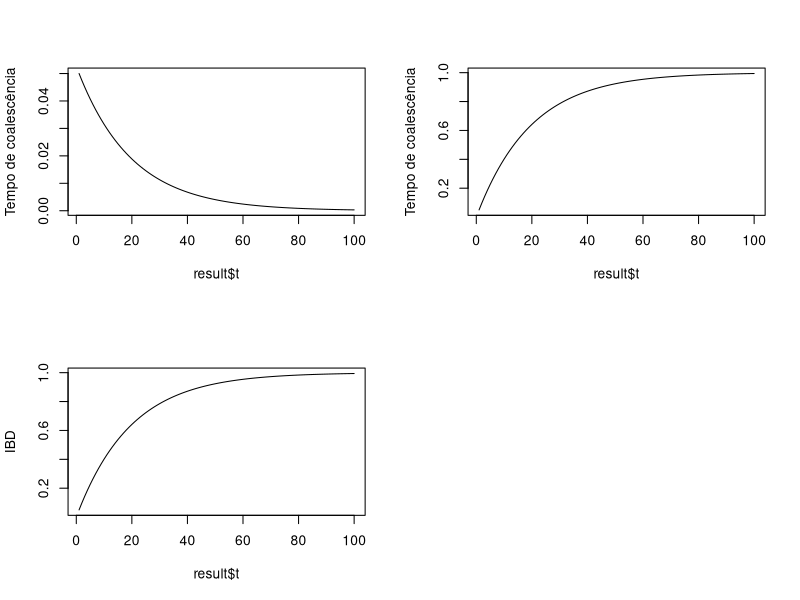

This chart was generated by the following R code:
# Time to coalescent event

# Probability of coalescent of 2 lineages in generation t
# N diploid individuals, sample of n=2

pr.coal2.t <- function(N,t) {
x <- 1/(2*N) * (1 - 1/(2*N))^(t-1)
return(x)
}


pr.ibd <- function(N,t) {
x <- 1 - ( 1- (1/(2*N)))^t  
}

 
t <- seq(1:100)

pcoal <-pr.coal2.t(10,t)
ibd <- pr.ibd(10,t)


result <- as.data.frame(cbind(t,pcoal))
result$cumulative <- cumsum(result$pcoal)
result$ibd <- pr.ibd(10,t)


par(mfrow=c(2,2))
plot(result$pcoal ~ result$t, ylab = "Tempo de coalescência", type="l")
plot(result$cumulative ~ result$t, ylab = "Tempo de coalescência", type="l")
plot(result$ibd ~ result$t, ylab = "IBD", type="l")

library(ggplot2)

#ggplot(data = result, aes(y=pcoal, x=t))+geom_line()
#ggplot(data = result, aes(y=cumulative, x=t))+geom_line()

